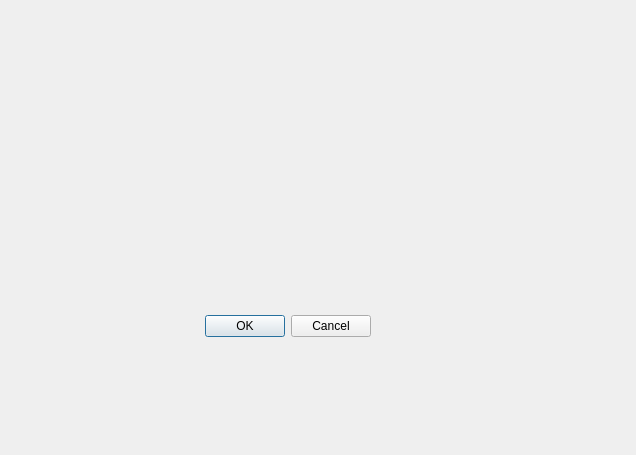
<?xml version="1.0" encoding="UTF-8"?>
<ui version="4.0">
 <class>Dialog</class>
 <widget class="QDialog" name="Dialog">
  <property name="geometry">
   <rect>
    <x>0</x>
    <y>0</y>
    <width>636</width>
    <height>455</height>
   </rect>
  </property>
  <property name="windowTitle">
   <string>Dialog</string>
  </property>
  <widget class="QDialogButtonBox" name="buttonBox">
   <property name="geometry">
    <rect>
     <x>30</x>
     <y>310</y>
     <width>341</width>
     <height>32</height>
    </rect>
   </property>
   <property name="orientation">
    <enum>Qt::Orientation::Horizontal</enum>
   </property>
   <property name="standardButtons">
    <set>QDialogButtonBox::StandardButton::Cancel|QDialogButtonBox::StandardButton::Ok</set>
   </property>
  </widget>
 </widget>
 <resources/>
 <connections>
  <connection>
   <sender>buttonBox</sender>
   <signal>accepted()</signal>
   <receiver>Dialog</receiver>
   <slot>accept()</slot>
   <hints>
    <hint type="sourcelabel">
     <x>248</x>
     <y>254</y>
    </hint>
    <hint type="destinationlabel">
     <x>157</x>
     <y>274</y>
    </hint>
   </hints>
  </connection>
  <connection>
   <sender>buttonBox</sender>
   <signal>rejected()</signal>
   <receiver>Dialog</receiver>
   <slot>reject()</slot>
   <hints>
    <hint type="sourcelabel">
     <x>316</x>
     <y>260</y>
    </hint>
    <hint type="destinationlabel">
     <x>286</x>
     <y>274</y>
    </hint>
   </hints>
  </connection>
 </connections>
</ui>
